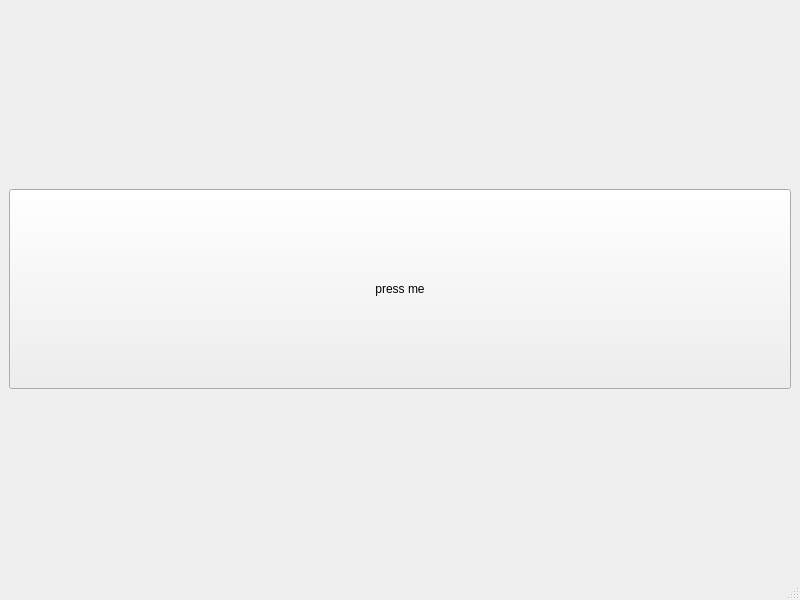
<?xml version="1.0" encoding="UTF-8"?>
<ui version="4.0">
 <class>MainWindow</class>
 <widget class="QMainWindow" name="MainWindow">
  <property name="geometry">
   <rect>
    <x>0</x>
    <y>0</y>
    <width>800</width>
    <height>600</height>
   </rect>
  </property>
  <property name="windowTitle">
   <string>MainWindow</string>
  </property>
  <widget class="QWidget" name="centralwidget">
   <layout class="QVBoxLayout" name="verticalLayout">
    <item>
     <widget class="QPushButton" name="pushButton">
      <property name="minimumSize">
       <size>
        <width>0</width>
        <height>200</height>
       </size>
      </property>
      <property name="text">
       <string>press me</string>
      </property>
     </widget>
    </item>
   </layout>
  </widget>
  <widget class="QMenuBar" name="menubar">
   <property name="geometry">
    <rect>
     <x>0</x>
     <y>0</y>
     <width>800</width>
     <height>27</height>
    </rect>
   </property>
  </widget>
  <widget class="QStatusBar" name="statusbar"/>
 </widget>
 <resources/>
 <connections/>
</ui>
